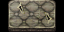

The image is a tile-based game level rendered from a .tmx file. Its description and source (layers, tilesets, objects; grid data summarised) follow:
An orthogonal 2x1 tile map with 32x32 px tiles, 2 tile layers (objects, collision), 1 hidden layer not drawn, 6 tilesets.

<map version="1.0" orientation="orthogonal" width="2" height="1" tilewidth="32" tileheight="32">
 <tileset firstgid="1" name="furniture-modern" tilewidth="32" tileheight="32">
  <image source="../maps/graphics/tiles/furniture-modern.png" width="512" height="512" />
 </tileset>
 <tileset firstgid="257" name="furniture-placement" tilewidth="32" tileheight="32">
  <image source="../maps/graphics/tiles/furniture-placement.png" width="64" height="64" />
  <tile id="2">
   <properties>
    <property name="constraint" value="ground" />
   </properties>
  </tile>
  <tile id="3">
   <properties>
    <property name="constraint" value="wall" />
   </properties>
  </tile>
 </tileset>
 <tileset firstgid="261" name="collision" tilewidth="32" tileheight="32">
  <image source="../maps/graphics/tiles/collision.png" width="64" height="32" />
  <tile id="0">
   <properties>
    <property name="collision" value="short" />
   </properties>
  </tile>
 </tileset>
 <tileset firstgid="263" name="furniture-lab" tilewidth="32" tileheight="32">
  <image source="../maps/graphics/tiles/furniture-lab.png" width="512" height="512" />
 </tileset>
 <tileset firstgid="519" name="future-obj3" tilewidth="32" tileheight="32">
  <image source="../image-atlases/future-obj3.png" width="512" height="512" />
 </tileset>
 <tileset firstgid="775" name="future-obj4" tilewidth="32" tileheight="32">
  <image source="../image-atlases/future-obj4.png" width="512" height="512" />
 </tileset>
 <layer name="objects" width="2" height="1">
  <data>[2 cells, 2 non-empty, 2 distinct tile ids]</data>
 </layer>
 <layer name="constraints" width="2" height="1" visible="0">
  <data>[2 cells, 2 non-empty, 1 distinct tile ids]</data>
 </layer>
 <layer name="collision" width="2" height="1">
  <data>[2 cells, 0 non-empty, 0 distinct tile ids]</data>
 </layer>
</map>
